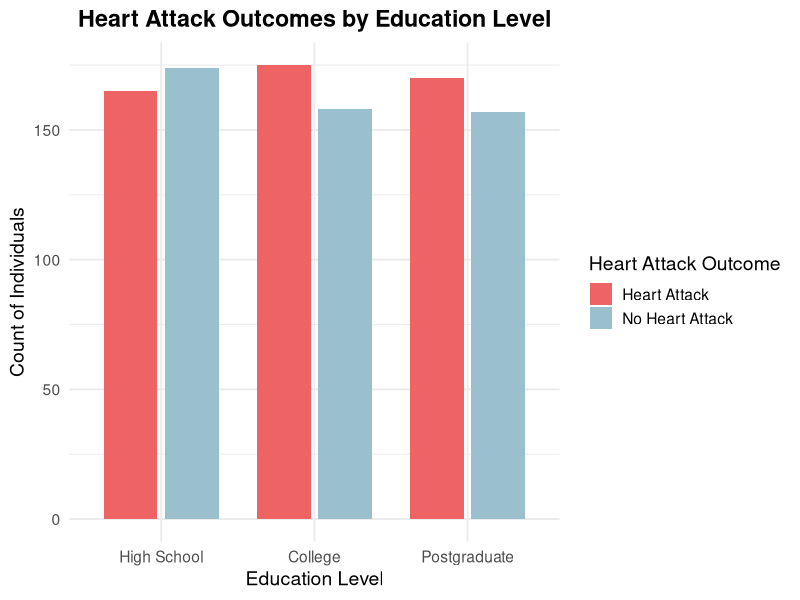
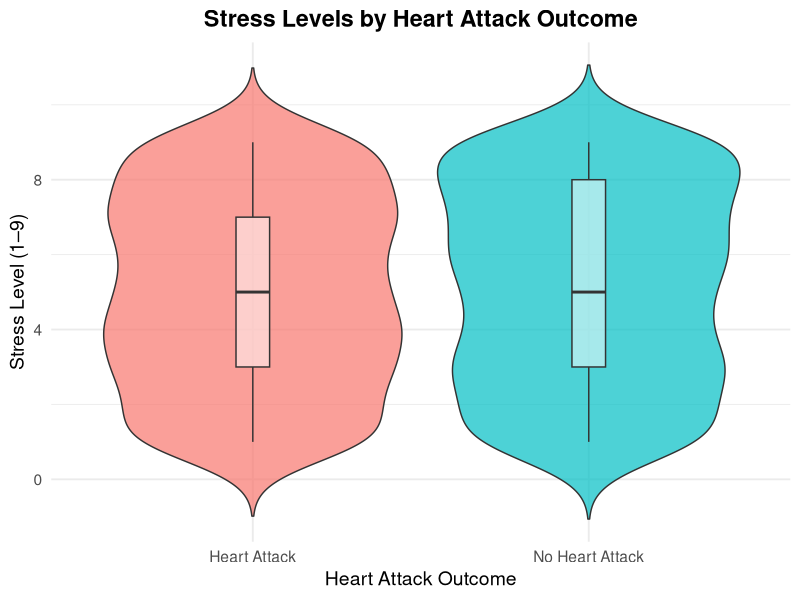
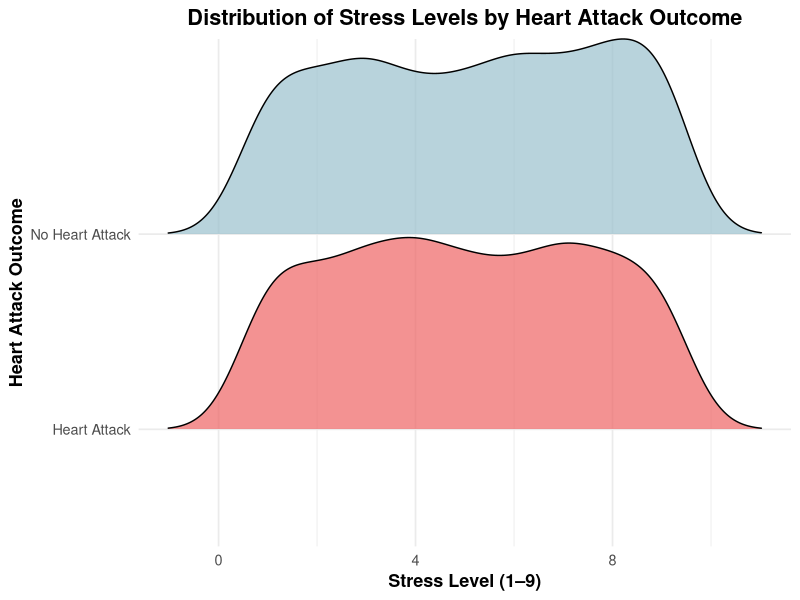
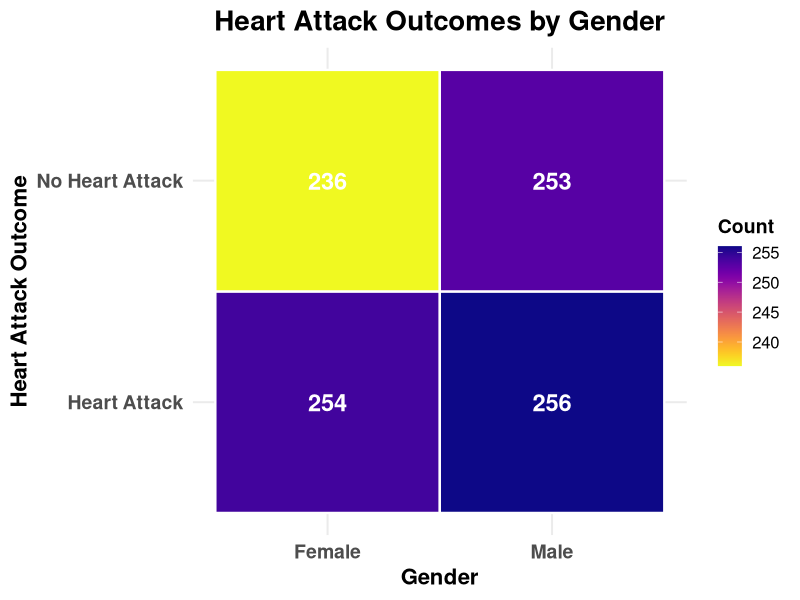
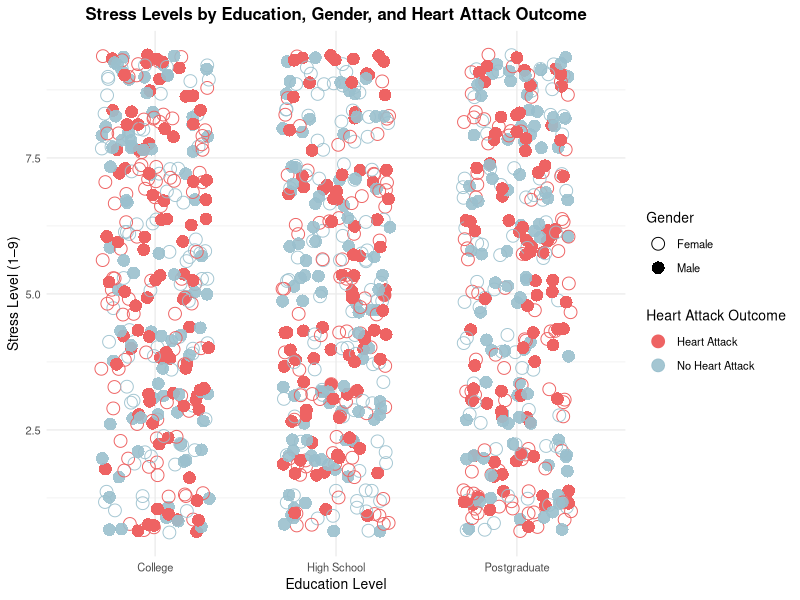
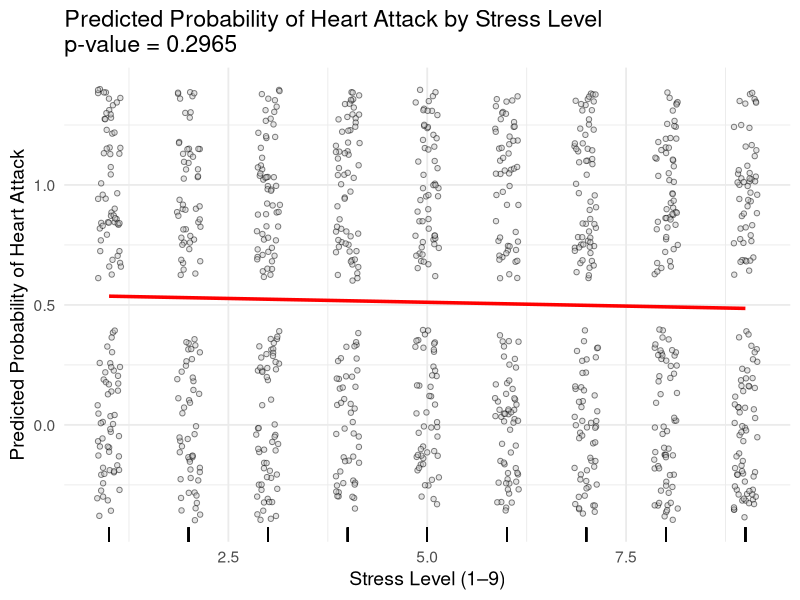

R code for these plots, in order:
## ---- chunk 1
knitr::opts_chunk$set(echo = TRUE)

library(dplyr)
library(ggplot2)
library(viridis)  
library(ggridges)
library(broom)
library(tidyverse)
heart_data <- read.csv("heart_attack_dataset_age-1.csv")
## ---- chunk 2

# Summarize counts
edu_counts <- heart_data %>%
  group_by(EducationLevel, Outcome) %>%
  summarise(count = n(), .groups = "drop")

# Ensure order of education levels
edu_counts$EducationLevel <- factor(
  edu_counts$EducationLevel,
  levels = c("High School", "College", "Postgraduate")
)

# Side-by-side bar plot
ggplot(edu_counts, aes(x = EducationLevel, y = count, fill = Outcome)) +
  geom_col(position = position_dodge(width = 0.8), width = 0.7) +
  scale_fill_manual(values = c(
    "No Heart Attack" = "lightblue3",
    "Heart Attack" = "indianred2"
  )) +
  labs(
    title = "Heart Attack Outcomes by Education Level",
    x = "Education Level",
    y = "Count of Individuals",
    fill = "Heart Attack Outcome"
  ) +
  theme_minimal(base_size = 14) +
  theme(plot.title = element_text(hjust = 0.5, face = "bold"))

## ---- chunk 3
ggplot(heart_data, aes(x = Outcome, y = StressLevel, fill = Outcome)) +
  geom_violin(trim = FALSE, alpha = 0.7) +
  geom_boxplot(width = 0.1, fill = "white", alpha = 0.5) +
  labs(
    title = "Stress Levels by Heart Attack Outcome",
    x = "Heart Attack Outcome",
    y = "Stress Level (1–9)"
  ) +
  theme_minimal(base_size = 14) +
  theme(
    plot.title = element_text(hjust = 0.5, face = "bold"),
    legend.position = "none"
  )

## ---- chunk 4

ggplot(heart_data, aes(x = StressLevel, y = Outcome, fill = Outcome)) +
  geom_density_ridges(alpha = 0.7, color = "black", scale = 1) +
  scale_fill_manual(values = c("No Heart Attack" = "lightblue3", "Heart Attack" = "indianred2")) +
  labs(
    title = "Distribution of Stress Levels by Heart Attack Outcome",
    x = "Stress Level (1–9)",
    y = "Heart Attack Outcome",
    fill = "Outcome"
  ) +
  theme_minimal(base_size = 13) +
  theme(
    plot.title = element_text(hjust = 0.5, face = "bold"),
    legend.position = "none",
    axis.title.y = element_text(face = "bold"),
    axis.title.x = element_text(face = "bold")
  )
## ---- chunk 5

# Summarize counts
gender_counts <- heart_data %>%
  group_by(Gender, Outcome) %>%
  summarise(count = n(), .groups = "drop")

#Heat map
ggplot(gender_counts, aes(x = Gender, y = Outcome, fill = count)) +
  geom_tile(color = "white", linewidth = 0.8) +  # white borders between tiles
  geom_text(aes(label = count), color = "white", size = 6, fontface = "bold") +
  scale_fill_viridis(option = "C", direction = -1) +  # smooth and modern gradient
  labs(
    title = "Heart Attack Outcomes by Gender",
    x = "Gender",
    y = "Heart Attack Outcome",
    fill = "Count"
  ) +
  theme_minimal(base_size = 15) +
  theme(
    plot.title = element_text(hjust = 0.5, face = "bold", size = 20),
    axis.text = element_text(face = "bold", size = 14),
    axis.title = element_text(face = "bold", size = 16),
    legend.title = element_text(face = "bold", size = 14),
    legend.text = element_text(size = 12)
  )
## ---- chunk 6

ggplot(heart_data, aes(
  x = EducationLevel,
  y = StressLevel,
  color = Outcome,       
  alpha = Outcome,  
  shape = Gender
)) +
  geom_jitter(width = 0.3, size = 4) +
  scale_alpha_manual(values = c("No Heart Attack" = .9, "Heart Attack" = 1)) +
  scale_shape_manual(values = c("Female" = 1, "Male" = 16)) +  # hollow vs filled
  scale_color_manual(values = c("No Heart Attack" = "lightblue3", "Heart Attack" = "indianred2")) + 
  labs(
    title = "Stress Levels by Education, Gender, and Heart Attack Outcome",
    x = "Education Level",
    y = "Stress Level (1–9)",
    color = "Heart Attack Outcome",
    alpha = "Heart Attack Outcome",
    shape = "Gender"
  ) +
  theme_minimal(base_size = 10) +
  theme(
    plot.title = element_text(hjust = 0.5, face = "bold")
  )

## ---- chunk 7

heart_data$Outcome <- factor(heart_data$Outcome, levels = c("No Heart Attack", "Heart Attack"))

# Fit logistic regression model
stress_model <- glm(Outcome ~ StressLevel, data = heart_data, family = binomial)

# View model summary
summary(stress_model)

# Calculate Odds Ratios and 95% Confidence Intervals
odds_ratios <- exp(cbind(OR = coef(stress_model), confint(stress_model)))
print(odds_ratios)

# Extract tidy model output for p-value
model_stats <- tidy(stress_model)
p_value <- model_stats$p.value[2]  
cat("P-value for Stress Level:", round(p_value, 4), "\n")

# Create data for predicted probabilities
pred_data <- data.frame(
  StressLevel = seq(min(heart_data$StressLevel),
                    max(heart_data$StressLevel), length.out = 100)
)
pred_data$PredictedProb <- predict(stress_model, newdata = pred_data, type = "response")

# Plot predicted probability curve with dotted points
ggplot() +
  geom_jitter(data = heart_data, aes(x = StressLevel, y = as.numeric(Outcome) - 1),
              width = 0.15, alpha = 0.5, shape = 21, color = "black", fill = "grey80") +
  geom_line(data = pred_data, aes(x = StressLevel, y = PredictedProb),
            color = "red", size = 1.2) +
  geom_rug(data = heart_data, aes(x = StressLevel), sides = "b", alpha = 0.3) +
  labs(
    title = paste0(
      "Predicted Probability of Heart Attack by Stress Level\n",
      "p-value = ", round(p_value, 4)
    ),
    x = "Stress Level (1–9)",
    y = "Predicted Probability of Heart Attack"
  ) +
  theme_minimal(base_size = 14)
## ---- chunk 8
# Create a contingency table of counts
edu_table <- table(heart_data$EducationLevel, heart_data$Outcome)
print("Contingency Table:")
print(edu_table)

# Perform Chi-Square Test
chi_result <- chisq.test(edu_table)
print("Chi-Square Test Results:")
print(chi_result)
## ---- chunk 9
# Create contingency table
gender_table <- table(heart_data$Gender, heart_data$Outcome)
print("Contingency Table:")
print(gender_table)

# Run Chi-Square Test
chi_gender <- chisq.test(gender_table)
print("Chi-Square Test Results:")
print(chi_gender)

# Display expected counts
print("Expected Counts:")
print(chi_gender$expected)

# If Chi-Square assumptions are violated (expected counts < 5), run Fisher's Exact Test
if(any(chi_gender$expected < 5)) {
  print("Expected counts too low — running Fisher's Exact Test instead:")
  fisher_result <- fisher.test(gender_table)
  print(fisher_result)
}
## ---- chunk 10

df <- heart_data %>%
  mutate(
    HeartAttack = factor(
      Outcome,
      levels = c("No Heart Attack", "Heart Attack")
    ),
    
    Gender = factor(Gender, levels = c("Male", "Female")),
    
    Education = factor(
      EducationLevel,
      levels = c("High School", "College", "Postgraduate")
    ),
    
    Stress = as.numeric(StressLevel)
  )

# Logistic regression
model <- glm(
  HeartAttack ~ Gender + Education + Stress,
  data = df,
  family = binomial
)

summary(model)   

# One overall p-value (likelihood ratio test)

model_null <- glm(HeartAttack ~ 1, data = df, family = binomial)

anova(model_null, model, test = "LRT")

